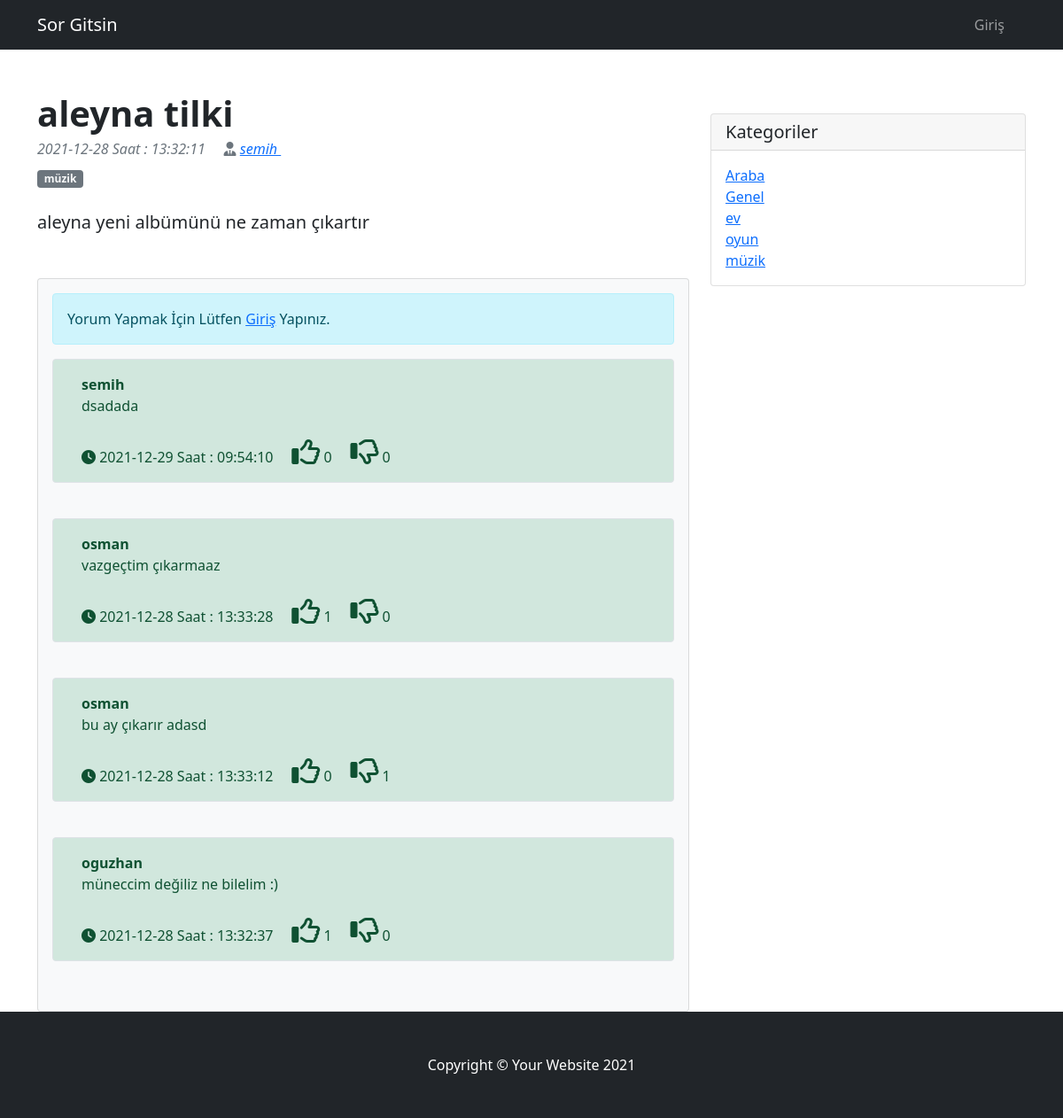
Page /sorudevamı.php?link=21 on the committed database.
### tables this page shows
CREATE TABLE `sorular` (
  `soru_id` int(11) NOT NULL,
  `soru_baslık` varchar(150) NOT NULL,
  `soru_acıklama` text NOT NULL,
  `soru_ekleyen` int(11) NOT NULL,
  `soru_kategori` varchar(200) NOT NULL,
  `soru_tarih` timestamp NOT NULL DEFAULT current_timestamp()
);

CREATE TABLE `users` (
  `ıd` int(11) NOT NULL,
  `name` varchar(30) NOT NULL,
  `surname` varchar(30) NOT NULL,
  `email` varchar(50) DEFAULT NULL,
  `password` varchar(30) DEFAULT NULL
);

CREATE TABLE `yorumlar` (
  `yorum_id` int(11) NOT NULL,
  `yorum_mesaj` text NOT NULL,
  `yorum_eposta` varchar(200) NOT NULL,
  `yorum_ekleyen` int(11) DEFAULT NULL,
  `yorum_soru_id` int(11) DEFAULT NULL,
  `yorum_tarih` timestamp NOT NULL DEFAULT current_timestamp()
);

### yorum_begeni.php (called while the page is built, shortened)
<?php
require_once("database.php");
if(isset($_SESSION['user'])){
    $user_id=$_SESSION['id'];
    if (isset($_POST['action'])) {
        $yorum_id= $_POST['post_id'];
        $action = $_POST['action'];
        switch ($action) {
            case 'like':
                $query = "insert into yorum_begeniler(yorum_id,user_id,bilgi)
                values ($yorum_id,$user_id,'$action') ON DUPLICATE KEY UPDATE bilgi='like'";
                break;
            case 'dislike':
                $query = "insert into yorum_begeniler(yorum_id,user_id,bilgi)
                values ($yorum_id,$user_id,'$action') ON DUPLICATE KEY UPDATE bilgi='dislike'";
                break;
            case 'unlike':
                $query = "delete from yorum_begeniler where user_id=$user_id and yorum_id=$yorum_id";
                break;
            case 'undislike':
                $query = "delete from yorum_begeniler where user_id=$user_id and yorum_id=$yorum_id";
                break;
            default:
                break;
        }
        $sonuç=$pdo->query($query,PDO::FETCH_ASSOC) ;
        echo getRating($yorum_id);
        exit(0);
    }
}
else{
    $user_id=0;
}
function getLikes($id){
    $pdo = new PDO("mysql:host=localhost;dbname=php", "root", "");
    $query="select count(*) from yorum_begeniler where yorum_id= $id and bilgi='like' ";
    $results=$pdo->query($query)->fetch(PDO::FETCH_BOTH);
    return $results[0];
}
function getDislikes($id){
    $pdo = new PDO("mysql:host=localhost;dbname=php", "root", "");
    $query="select count(*) from yorum_begeniler where yorum_id=$id and bilgi='dislike' ";
    $results=$pdo->query($query)->fetch(PDO::FETCH_BOTH);
    return $results[0];
}
function userLiked($yorum){
    global $user_id;
    global $pdo;
    $query = "select * from yorum_begeniler where user_id=$user_id and yorum_id=$yorum and bilgi='like' ";
    $result=$pdo->query($query,PDO::FETCH_ASSOC);
    if($result->rowCount()>0){
        return true;
    }else{
        return false;
    }
}
function userDisLiked($yorum_id){
    global $user_id;
    global $pdo;
    $query = "select * from yorum_begeniler where user_id=$user_id and yorum_id=$yorum_id and bilgi='dislike' ";
    $result=$pdo->query($query,PDO::FETCH_ASSOC);
    if($result->rowCount()>0){
        return true;
    }else{
        return false;
    }
}
?>

### sorudevamı.php (the view, shortened to what this page needs)
<!DOCTYPE html>
<html lang="en">
    <head>
        <link href="css/postcss.css" rel="stylesheet" />
        <link rel="stylesheet" href="https://cdn.jsdelivr.net/npm/@fortawesome/fontawesome-free@5.15.4/css/fontawesome.min.css">
    </head>
    <body>
    <?php
      require_once("yorum_begeni.php");
    ?>
        <nav class="navbar navbar-expand-lg navbar-dark bg-dark">
            <div class="container">
                <a class="navbar-brand" href="index.php">Sor Gitsin</a>
                <div class="collapse navbar-collapse" id="navbarSupportedContent">
                    <ul class="navbar-nav ms-auto mb-2 mb-lg-0">
                        <li class="nav-item">
                            <a class="nav-link" href="login.php">
                            <?php
                            echo isset($_SESSION['user']) ? $_SESSION['user'] : 'Giriş';
                            ?>
                            </a>
                        </li>
                        <li>
                            <a class="nav-link" href="logout.php">
                            </a>
                        </li>
                    </ul>
                </div>
            </div>
        </nav>
        <div class="container mt-5">
            <div class="row">
                            <?php
                            $lin = $_GET['link'];
                            $query=$pdo->query("select * from sorular inner join users on users.ıd = sorular.soru_ekleyen where soru_id={$lin}",PDO::FETCH_ASSOC);
                            if($query->rowCount()){
                                foreach ($query as $row) {
                                }
                                    ?>
                                    <div class="col-lg-8">
                                        <article>
                                            <header class="mb-4">
                                                <h1 class="fw-bolder mb-1">
                                                    <?php echo $row['soru_baslık']; ?>
                                                </h1>
                                                <div class="text-muted fst-italic mb-2">
                                                <?php
                                                    $zaman=explode(" ",$row['soru_tarih']);
                                                    echo $zaman[0]." Saat : ".$zaman[1] ;
                                                ?>
                                                <i class="fas fa-user-tie"></i>
                                                <a href="#">
                                                    <?php
                                                    echo $row['name']
                                                    ?>
                                                </a>
                                                </div>
                                                <a class="badge bg-secondary text-decoration-none link-light" href="kategori.php?kategori=<?php echo $row['soru_kategori']; ?>"><?php echo $row['soru_kategori']; ?></a>
                                            </header>
                                            <section class="mb-5">
                                                <p class="fs-5 mb-4">
                                                    <?php
                                                    echo $row['soru_acıklama'];
                                                    ?>
                                                </p>
                                            </section>
                                        </article>
                                            <div class="card bg-light">
                                                <div class="card-body">
                                                    <?php
                                                    if(isset($_SESSION['user'])){
                                                        ?>
                                                        <div>
                                                            <form action="" id="yorum" onsubmit="return false" class="mb-4" >
                                                                <div><h5>Yorum Yaz</h5></div>
                                                                <div>
                                                                <input type="hidden" name="isim" value="<?php echo $_SESSION['id']; ?>">
                                                                <input type="hidden" name="eposta" value="<?php echo $_SESSION['eposta']; ?>">
                                                                <input type="hidden" name="soru_id" value="<?php echo $row['soru_id']; ?>">
                                                                <textarea id="yorumyaztext" class="form-control" name="mesaj" rows="3" placeholder="Yorumunuzu Yazınız"></textarea>
                                                                <br><button type="submit" name="yorum_yaz" onclick="yorum()" class="btn btn-primary">Gönder</button>
                                                                </div>
                                                            </form>
                                                        </div>
                                                        <div id="sonuc"></div>
                                                        <?php
                                                    }
                                                    else{
                                                        ?>
                                                        <div class="alert alert-info">Yorum Yapmak İçin Lütfen <a href="login.php">Giriş</a> Yapınız.</h4></div>
                                                    <?php
                                                    }
                                                    ?>
                                                    <?php
                                                    $yorumsorgusu=$pdo->query("select * from yorumlar inner join users on users.ıd=yorumlar.yorum_ekleyen where yorum_soru_id={$row['soru_id']} order by yorum_id desc",PDO::FETCH_ASSOC);
                                                    if($yorumsorgusu->rowCount()){
                                                        foreach($yorumsorgusu as $yor){
                                                            ?>
                                                            <div class="d-flex border alert alert-success">
                                                                    <div class="ms-3">
                                                                    <div class="fw-bold"><?php echo $yor['name']; ?></div>
                                                                    <?php echo $yor['yorum_mesaj']; ?>
                                                                    <div class="tarih"> <br>
                                                                    <i class="fas fa-clock" ></i>
                                                                    <?php
                                                                        $zaman=explode(" ",$yor['yorum_tarih']);
                                                                        echo $zaman[0]." Saat : ".$zaman[1] ;
                                                                    ?>
                                                                    <i
                                                                        <?php if(userLiked($yor['yorum_id'])):   ?>
                                                                        class="fa fa-thumbs-up fa-2x like-btn"
                                                                        <?php else: ?>
                                                                        class="fa fa-thumbs-o-up fa-2x like-btn"
                                                                        <?php endif ?>
                                                                        data-id="<?php echo $yor['yorum_id']; ?> "  ></i>
                                                                        <span class="like" ><?php echo  getLikes($yor['yorum_id'])?></span>
                                                                        <i <?php if(userDisLiked($yor['yorum_id'])): ?>
                                                                        class="fa fa-thumbs-down fa-2x dislike-btn"
                                                                        <?php else : ?>
                                                                        class="fa fa-thumbs-o-down fa-2x dislike-btn"
                                                                        <?php endif ?>
                                                                        data-id="<?php echo $yor['yorum_id']; ?>"></i>
                                                                        <span class="dislikes"><?php echo getDislikes($yor['yorum_id']);?></span>
                                                                    </div>
                                                                </div>
                                                            </div>
                                                            <br>
                                                            <?php
                                                        }
                                                    }else{
                                                        echo '<div class="alert alert-danger">Yorum eklenmemiş</div>';
                                                    }
                                                    ?>
                                                </div>
                                            </div>
                                    </div>
                                    <?php
                            }
                            ?>
                <div class="col-lg-4">
                    <div class="card my-4">
                        <h5 class="card-header">Kategoriler</h5>
                    <div class="card-body">
              <div class="row">
                <div class="col-lg-6">
                  <ul class="list-unstyled mb-0">
          <?php
            $sorgu=$pdo->query("select distinct soru_kategori from sorular");
            if($sorgu->rowcount()){
              foreach ($sorgu as $item) {
                ?>
                  <li>
                      <a href="kategori.php?kategori=<?php echo $item['soru_kategori']; ?> "><?php echo $item['soru_kategori']; ?></a>
                  </li>
                <?php
              }
            }
          ?>
            </div>
            </div>
            </div>
          </div>
                </div>
            </div>
        </div>
        <footer class="py-5 bg-dark">
            <div class="container"><p class="m-0 text-center text-white">Copyright &copy; Your Website 2021</p></div>
        </footer>
    </body>
</html>

### rows in the picture
sorular: soru_baslık "aleyna tilki", soru_tarih "2021-12-28", soru_tarih "13:32:11", users.name "semih", soru_kategori "müzik", soru_acıklama "aleyna yeni albümünü ne zaman çıkartır"
yorumlar: users.name "semih", yorum_mesaj "dsadada", yorum_tarih "2021-12-29", yorum_tarih "09:54:10", yorum_id "0"
yorumlar: users.name "osman", yorum_mesaj "vazgeçtim çıkarmaaz", yorum_tarih "2021-12-28", yorum_tarih "13:33:28", yorum_id "1", yorum_id "0"
yorumlar: users.name "osman", yorum_mesaj "bu ay çıkarır adasd", yorum_tarih "2021-12-28", yorum_tarih "13:33:12", yorum_id "0", yorum_id "1"
yorumlar: users.name "oguzhan", yorum_mesaj "müneccim değiliz ne bilelim :)", yorum_tarih "2021-12-28", yorum_tarih "13:32:37", yorum_id "1", yorum_id "0"

### other values in the picture
$item['soru_kategori'] "Araba"
$item['soru_kategori'] "Genel"
$item['soru_kategori'] "ev"
$item['soru_kategori'] "oyun"
$item['soru_kategori'] "müzik"
